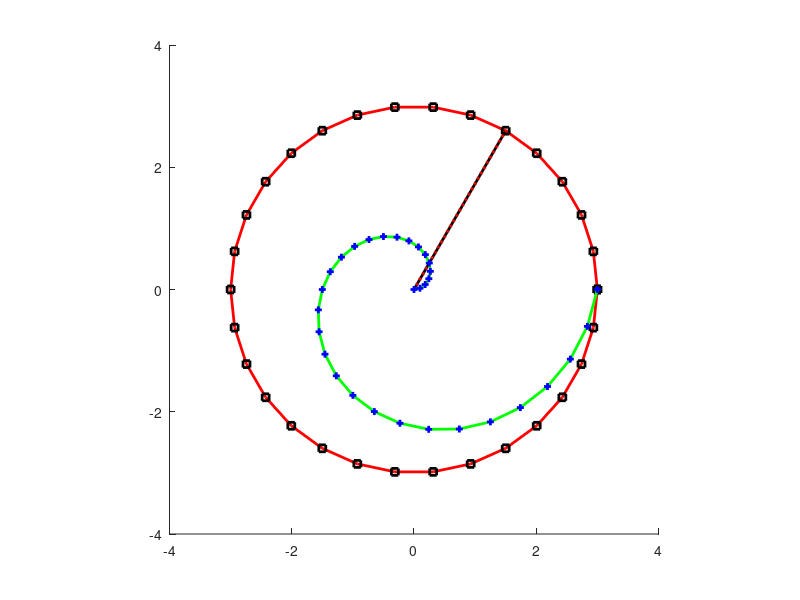

MATLAB code to generate this figure:
clear, clc

r = 3;
theta = linspace(0,2*pi,31);

x = r*cos(theta);
y = r*sin(theta);

r2 = linspace(0,3,31);
theta2 = pi/3;

x2 = r2*cos(theta2);
y2 = r2*sin(theta2);


x3 = r2.*cos(theta);
y3 = r2.*sin(theta);

figure(1) , clf(1), hold on
axis([-4 4, -4 4]) , axis equal
plot(x, y, 'Marker', 'square', 'MarkerEdgeColor', 'k','MarkerSize', 5, 'LineWidth', 2, 'Color', 'r')
plot(x2, y2, 'Marker', 'o', 'MarkerEdgeColor', 'r','MarkerSize', 1, 'LineWidth', 2, 'Color', 'k')
plot(x3, y3, 'Marker', '+', 'MarkerEdgeColor', 'b','MarkerSize', 5, 'LineWidth', 2, 'Color', 'g')


hold off

